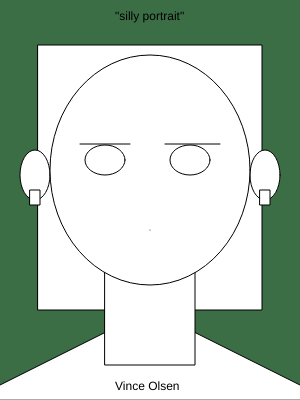
Frame 1 (no input)
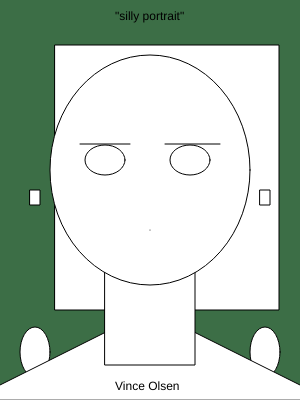
Frame 60 (no input)
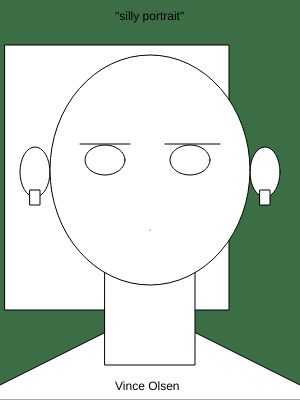
Frame 120 (the mouse pressed at the canvas centre since frame 60)

The p5.js sketch that drew these frames (run headless with seeded random() and noise() and a simulated clock; from frame 60 on, the mouse is pressed at the canvas centre):

// p5.js sketch
// ── sketch.js
var redcolor = 60;
var greencolor = 70;
var bluecolor= 110;

var x = 38;
var y = 175;

var direction = "right";
var direction2="down";

//this function only runs once
function setup() {
  createCanvas(300, 400);
}

//this function keeps running
function draw() {
  background(redcolor, bluecolor, greencolor);
  
  //hair 
  rect(x,45,224,265);
  
  //ears
  ellipse(35,y,30,50);
  ellipse(265,y,30,50);
  
  //shoulders
  triangle(-30,400,150,310,330,400);
  
  //neck
  rect(105,270,90,95);
  
  //head
  ellipse(150,170,200,230);
  
  //eyes
  ellipse(105,160,40,30);
  ellipse(190,160,40,30);
  
 
  //eyebrows
  line(80,144,130,144);
  line(220,144,165,144);
  
  //nose
  point(150,230);
  
  //earings
  rect(30,190,10,15);
  rect(260,190,10,15);
  
  //text
  text('"silly portrait"',115,20);
  text('Vince Olsen',115,390);
  
  //x var stuff
  if (direction=="right"){
  x=x+1;
  }
  if (direction=="left"){
    x=x-1;
  }
  if (x>=76){
    direction = "left";
  }
  if (x<=0){
    direction = "right";
  }
  
  //y var stuff
  if (direction2=="down"){
  y=y+3
  }
  if(direction2=="up"){
    y=y-3
  }
  if (y>=350){
    direction2= "up";
  }
  if (y<=10){
    direction2= "down";
  }
}
